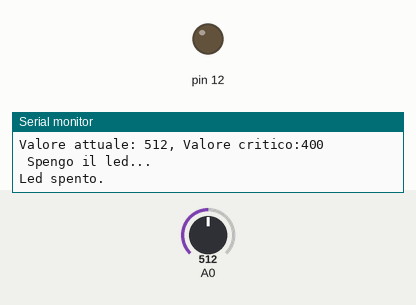
Recording of a sketch running on a simulated Arduino Uno, built with avr-gcc and run on an emulated ATmega328P. Parts: output pins drawn as LEDs (lit = HIGH), the last lines printed to the serial monitor. Inputs (shaded band) come from the test bench; at power-on: A0 = 512.

Above: at 1.8 s.
1.9 s: A0 set to 417
3.4 s: A0 set to 384
At 4.4 s:
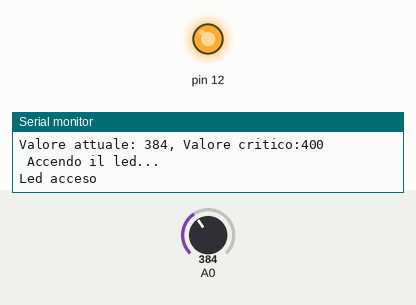
5.6 s: A0 set to 511
At 7.3 s:
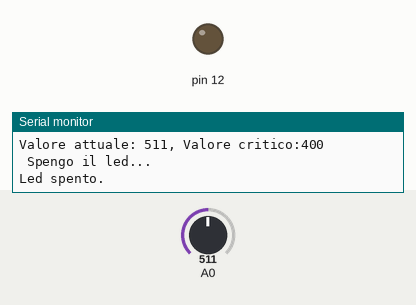
7.6 s: A0 set to 306
At 9.3 s:
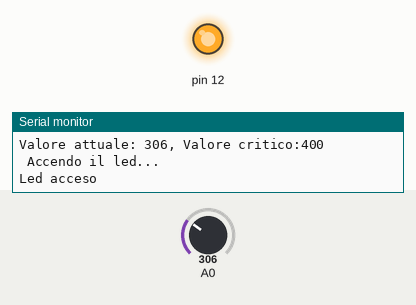
Timing chart, 0 to 10.6 s (numbered marks = the images above; inputs shaded):
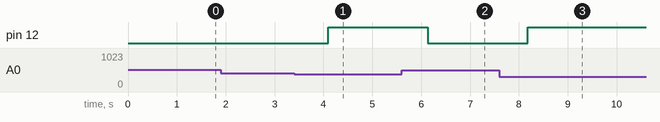

Measured:
- the behaviour switches between 401 and 400 on A0 (found by bisection; images 0 and 1)
- after the input at 3.4 s, pin 12: LOW → HIGH after 0.69 s
- after the input at 5.6 s, pin 12: HIGH → LOW after 0.54 s
- after the input at 7.6 s, pin 12: LOW → HIGH after 0.58 s

The sketch:

sensore_acqua.ino
```cpp
/**
 * Author: Luca Alessandrini
 * Description ITA / ENG
 * Code comments: ITA
 *
 * ENG: realization of a critical water level detector. When the water goes below a certain level, we have to turn on a LED
 * ITA: realizzazione di un riconoscitore del livello critico dell'acqua. Quando l'acqua scende al di sotto di un certo livello, dobbiamo accendere un LED
 */

//Quando il sensore è asciutto il valore letto è 0. Man mano che l'acqua sale, il valore letto aumenta.
//Dichiarazione del valore critico
const int valore_critico = 400;

void setup(){
  Serial.begin(9600);
  pinMode(12, OUTPUT);
}

void loop(){
  //Leggo il valore dal sensore
  int sensorValue = analogRead(A0);

  if (sensorValue <= valore_critico){
    Serial.print("Sono nell'IF...\n");
    Serial.print("Valore attuale: ");
    Serial.print(sensorValue); //stampo il valore letto a terminale
    Serial.print(", Valore critico:");
    Serial.print(valore_critico); //stampo il valore critico a terminale
    Serial.print("\n Accendo il led...\n");
    digitalWrite(12,HIGH); //Accendi led
    Serial.print("Led acceso\n");
  }
  else{
    Serial.print("Sono nell'ELSE\n");
    Serial.print("Valore attuale: ");
    Serial.print(sensorValue); //stampo il valore letto a terminale
    Serial.print(", Valore critico:");
    Serial.print(valore_critico); //stampo il valore critico a terminale
    Serial.print("\n Spengo il led...\n");
    digitalWrite(12,LOW); //Spegni led
    Serial.print("Led spento.\n");
  }
  //Attendo un secondo
  delay(1000);
}
```
